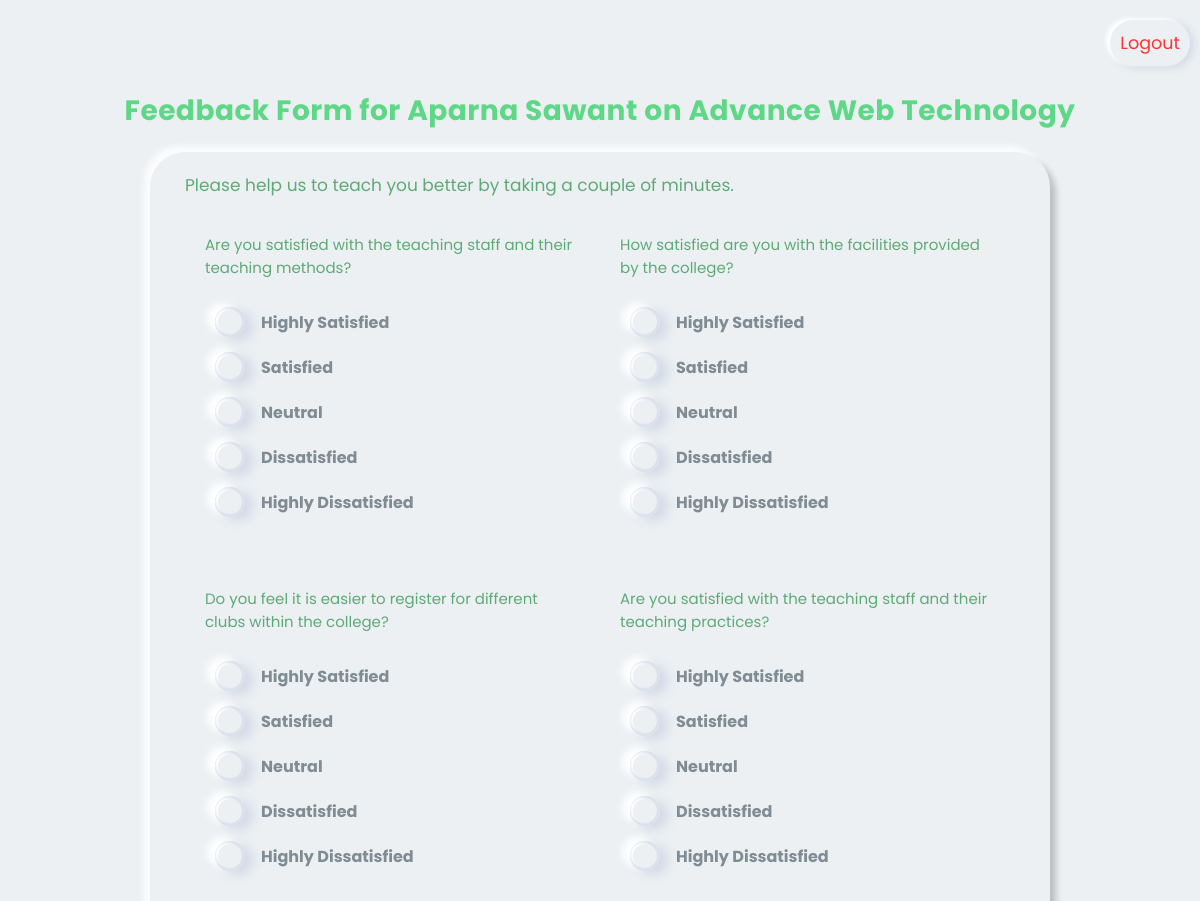
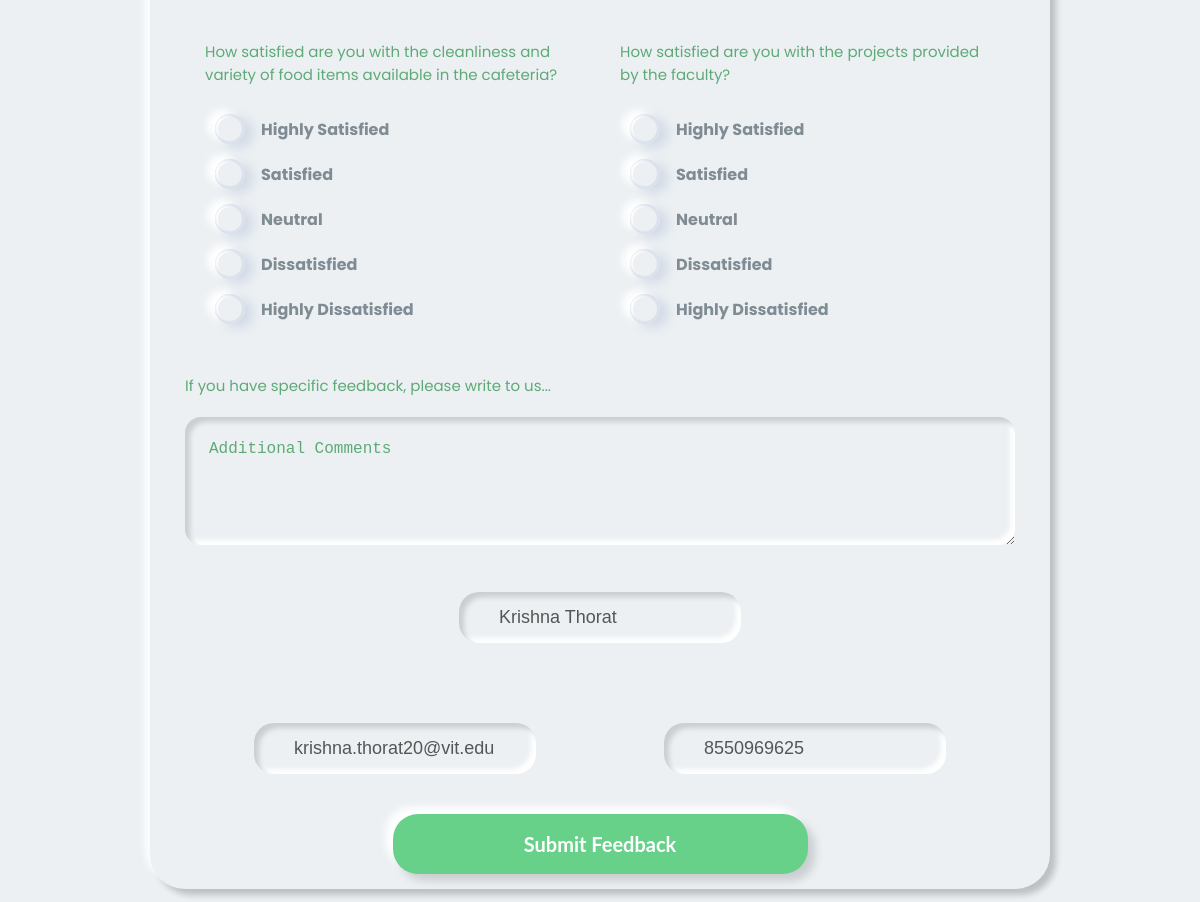
Page /feedback.php?sub_id=5 (signed in) on the committed database (2 pictures, top to bottom).
### tables this page shows
CREATE TABLE `teacher_subjects` (
  `sub_id` int(11) NOT NULL,
  `t_id` int(11) NOT NULL,
  `branch` varchar(255) NOT NULL,
  `sub_year` varchar(255) NOT NULL,
  `sub_name` varchar(255) NOT NULL
);

CREATE TABLE `teachers` (
  `t_id` int(11) NOT NULL,
  `t_name` varchar(255) NOT NULL,
  `t_email` varchar(255) NOT NULL,
  `t_password` varchar(255) NOT NULL,
  `t_phone` varchar(255) NOT NULL
);

CREATE TABLE `students` (
  `s_id` int(11) NOT NULL,
  `s_name` varchar(255) NOT NULL,
  `s_email` varchar(255) NOT NULL,
  `s_password` varchar(255) NOT NULL,
  `s_phone` varchar(255) NOT NULL,
  `s_branch` varchar(255) NOT NULL,
  `s_year` varchar(255) NOT NULL
);

### includes/session.php (called while the page is built, shortened)
<?php
include("connection.php");
$user_check = $_SESSION['student_login'];
$ses_sql = "select s_id, s_name, s_email, s_branch, s_year from students where s_email = '$user_check' ";
$ses_res = $conn->query($ses_sql);
$row = $ses_res->fetch_array(MYSQLI_ASSOC);
$login_session_id = (int)$row['s_id'];

### includes/feedback-functions.php (called while the page is built, shortened)
<?php
include('includes/session.php');

### feedback.php (the view, shortened to what this page needs)
<?php
include('includes/feedback-functions.php');
$sql = "SELECT t_name, sub_name
        FROM teachers
        INNER JOIN teacher_subjects
        ON teacher_subjects.sub_id = " . $_GET['sub_id'];
$result = $conn->query($sql);
$row = $result->fetch_array(MYSQLI_ASSOC);
$sql1 = "SELECT s_id,s_name,s_email,s_phone from students where s_id = $login_session_id";
$student_data_for_values = $conn->query($sql1);
$row_for_student = $student_data_for_values->fetch_array(MYSQLI_ASSOC);
?>
<!DOCTYPE html>
<html lang="en">
<head>
    <link rel="stylesheet" href="assets/css/style.css" />
</head>
<body class="d-flex-center">
    <a class="kt-logout" href="logout.php">Logout</a>
    <div class="kt-title">Feedback Form for <?= $row['t_name'] . " on " . $row['sub_name']; ?> </div>
    <form class="kt-div" action="feedback.php?sub_id=<?= $_GET['sub_id']; ?>" method="POST">
        <div class="kt-sub-title">
            Please help us to teach you better by taking a couple of minutes.
        </div>
        <div class="kt-questions">
            <div class="kt-question">
                <div class="kt-text">
                    Are you satisfied with the teaching staff and their teaching methods?
                </div>
                <div class="radiogroup">
                    <div class="wrapper">
                        <label class="label" for="a1">
                            <div class="indicator"></div>
                            <span class="text">Highly Satisfied</span>
                        </label>
                    </div>
                    <div class="wrapper">
                        <label class="label" for="b1">
                            <div class="indicator"></div>
                            <span class="text">Satisfied</span>
                        </label>
                    </div>
                    <div class="wrapper">
                        <label class="label" for="c1">
                            <div class="indicator"></div>
                            <span class="text">Neutral</span>
                        </label>
                    </div>
                    <div class="wrapper">
                        <label class="label" for="d1">
                            <div class="indicator"></div>
                            <span class="text">Dissatisfied</span>
                        </label>
                    </div>
                    <div class="wrapper">
                        <label class="label" for="e1">
                            <div class="indicator"></div>
                            <span class="text">Highly Dissatisfied</span>
                        </label>
                    </div>
                </div>
            </div>
            <div class="kt-question">
                <div class="kt-text">
                    How satisfied are you with the facilities provided by the college?
                </div>
                <div class="radiogroup">
                    <div class="wrapper">
                        <label class="label" for="a2">
                            <div class="indicator"></div>
                            <span class="text">Highly Satisfied</span>
                        </label>
                    </div>
                    <div class="wrapper">
                        <label class="label" for="b2">
                            <div class="indicator"></div>
                            <span class="text">Satisfied</span>
                        </label>
                    </div>
                    <div class="wrapper">
                        <label class="label" for="c2">
                            <div class="indicator"></div>
                            <span class="text">Neutral</span>
                        </label>
                    </div>
                    <div class="wrapper">
                        <label class="label" for="d2">
                            <div class="indicator"></div>
                            <span class="text">Dissatisfied</span>
                        </label>
                    </div>
                    <div class="wrapper">
                        <label class="label" for="e2">
                            <div class="indicator"></div>
                            <span class="text">Highly Dissatisfied</span>
                        </label>
                    </div>
                </div>
            </div>
        </div>
        <div class="kt-questions">
            <div class="kt-question">
                <div class="kt-text">
                    Do you feel it is easier to register for different clubs within the college?
                </div>
                <div class="radiogroup">
                    <div class="wrapper">
                        <label class="label" for="a3">
                            <div class="indicator"></div>
                            <span class="text">Highly Satisfied</span>
                        </label>
                    </div>
                    <div class="wrapper">
                        <label class="label" for="b3">
                            <div class="indicator"></div>
                            <span class="text">Satisfied</span>
                        </label>
                    </div>
                    <div class="wrapper">
                        <label class="label" for="c3">
                            <div class="indicator"></div>
                            <span class="text">Neutral</span>
                        </label>
                    </div>
                    <div class="wrapper">
                        <label class="label" for="d3">
                            <div class="indicator"></div>
                            <span class="text">Dissatisfied</span>
                        </label>
                    </div>
                    <div class="wrapper">
                        <label class="label" for="e3">
                            <div class="indicator"></div>
                            <span class="text">Highly Dissatisfied</span>
                        </label>
                    </div>
                </div>
            </div>
            <div class="kt-question">
                <div class="kt-text">
                    Are you satisfied with the teaching staff and their teaching practices?
                </div>
                <div class="radiogroup">
                    <div class="wrapper">
                        <label class="label" for="a4">
                            <div class="indicator"></div>
                            <span class="text">Highly Satisfied</span>
                        </label>
                    </div>
                    <div class="wrapper">
                        <label class="label" for="b4">
                            <div class="indicator"></div>
                            <span class="text">Satisfied</span>
                        </label>
                    </div>
                    <div class="wrapper">
                        <label class="label" for="c4">
                            <div class="indicator"></div>
                            <span class="text">Neutral</span>
                        </label>
                    </div>
                    <div class="wrapper">
                        <label class="label" for="d4">
                            <div class="indicator"></div>
                            <span class="text">Dissatisfied</span>
                        </label>
                    </div>
                    <div class="wrapper">
                        <label class="label" for="e4">
                            <div class="indicator"></div>
                            <span class="text">Highly Dissatisfied</span>
                        </label>
                    </div>
                </div>
            </div>
        </div>
        <div class="kt-questions">
            <div class="kt-question">
                <div class="kt-text">
                    How satisfied are you with the cleanliness and variety of food items available in the cafeteria?
                </div>
                <div class="radiogroup">
                    <div class="wrapper">
                        <label class="label" for="a5">
                            <div class="indicator"></div>
                            <span class="text">Highly Satisfied</span>
                        </label>
                    </div>
                    <div class="wrapper">
                        <label class="label" for="b5">
                            <div class="indicator"></div>
                            <span class="text">Satisfied</span>
                        </label>
                    </div>
                    <div class="wrapper">
                        <label class="label" for="c5">
                            <div class="indicator"></div>
                            <span class="text">Neutral</span>
                        </label>
                    </div>
                    <div class="wrapper">
                        <label class="label" for="d5">
                            <div class="indicator"></div>
                            <span class="text">Dissatisfied</span>
                        </label>
                    </div>
                    <div class="wrapper">
                        <label class="label" for="e5">
                            <div class="indicator"></div>
                            <span class="text">Highly Dissatisfied</span>
                        </label>
                    </div>
                </div>
            </div>
            <div class="kt-question">
                <div class="kt-text">
                    How satisfied are you with the projects provided by the faculty?
                </div>
                <div class="radiogroup">
                    <div class="wrapper">
                        <label class="label" for="a6">
                            <div class="indicator"></div>
                            <span class="text">Highly Satisfied</span>
                        </label>
                    </div>
                    <div class="wrapper">
                        <label class="label" for="b6">
                            <div class="indicator"></div>
                            <span class="text">Satisfied</span>
                        </label>
                    </div>
                    <div class="wrapper">
                        <label class="label" for="c6">
                            <div class="indicator"></div>
                            <span class="text">Neutral</span>
                        </label>
                    </div>
                    <div class="wrapper">
                        <label class="label" for="d6">
                            <div class="indicator"></div>
                            <span class="text">Dissatisfied</span>
                        </label>
                    </div>
                    <div class="wrapper">
                        <label class="label" for="e6">
                            <div class="indicator"></div>
                            <span class="text">Highly Dissatisfied</span>
                        </label>
                    </div>
                </div>
            </div>
        </div>
        <div class="kt-text">
            If you have specific feedback, please write to us...
        </div>
        <textarea name="comment" id="scomment" placeholder="Additional Comments"></textarea>
        <div class="kt-input-fields">
            <div class="kt-name">
                <input type="text" name="sname" value='<?= $row_for_student['s_name']; ?>' disabled />
            </div>
        </div>
        <div class="kt-input-fields">
            <div class="kt-email">
                <input type="email" name="semail" value='<?= $row_for_student['s_email']; ?>' disabled />
            </div>
            <div class="kt-mobile">
                <input type="text" name="sphone" value='<?= $row_for_student['s_phone']; ?>' disabled />
            </div>
        </div>
        <div class="kt-buttonWrapper">
            <button type="submit" name="submit_feedback" class="kt-button">Submit Feedback</button>
        </div>
    </form>
</body>
</html>

### assets/css/style.css (style rules this page uses)
* { margin: 0; padding: 0; box-sizing: border-box; }
body { padding: 20px 0; font-family: "Poppins", sans-serif; font-weight: 700; color: #555; background: #ecf0f3; }
.d-flex-center { display: flex; flex-direction: column; align-items: center; justify-content: center; }
.kt-div { width: 75%; padding: 20px 35px 15px 35px; margin-top: 20px; border-radius: 35px; background: #ecf0f3; box-shadow: -6px -6px 6px rgba(255, 255, 255, 0.8), 6px 6px 6px rgba(0, 0, 0, 0.2); }
.kt-title { font-size: 28px; padding-top: 24px; letter-spacing: 0.5px; color: #5ed887; }
.kt-sub-title { font-size: 17px; font-weight: normal; color: #5eaa77; }
.kt-text { font-size: 15px; font-weight: normal; padding-top: 15px; color: #5eaa77; }
.kt-questions { display: flex; justify-content: space-between; }
.kt-question { width: 50%; justify-self: start; padding: 20px; }
.kt-input-fields { width: 100%; padding: 20px 5px 20px 5px; display: flex; justify-content: space-around; }
.kt-input-fields input { border: none; outline: none; background: none; font-size: 18px; color: #555; padding: 15px 10px 15px 5px; }
.kt-email, .kt-name, .kt-mobile { margin: 20px; border-radius: 20px; box-shadow: inset 5px 5px 5px #cbced1, inset -5px -5px 5px #ffffff; }
.kt-buttonWrapper { width: 100%; display: flex; justify-content: center; }
.kt-button { outline: none; border: none; cursor: pointer; width: 50%; height: 60px; border-radius: 25px; font-size: 20px; font-weight: 700; font-family: "Lato", sans-serif; color: #fff; text-align: center; background: #67d18a; box-shadow: 7px 7px 8px #cbced1, -7px -7px 8px #ffffff; transition: 0.5s; }
.radiogroup { padding-left: 10px; padding-top: 20px; }
.wrapper { margin: 8px 0; }
.label { display: inline-flex; align-items: center; cursor: pointer; color: #394a56; }
.text { margin-left: 16px; opacity: 0.6; transition: opacity 0.2s linear, transform 0.2s ease-out; }
.indicator { position: relative; border-radius: 50%; height: 30px; width: 30px; box-shadow: -8px -4px 8px 0px #ffffff, 8px 4px 12px 0px #d1d9e6; background-color: #d1d9e6; overflow: hidden; }
.indicator::before, .indicator::after { content: ""; position: absolute; top: 10%; left: 10%; height: 80%; width: 80%; border-radius: 50%; }
.indicator::before { box-shadow: -4px -2px 4px 0px #d1d9e6, 4px 2px 8px 0px #fff; }
.indicator::after { background-color: #ecf0f3; box-shadow: -4px -2px 4px 0px #fff, 4px 2px 8px 0px #d1d9e6; transform: scale3d(1, 1, 1); transition: opacity 0.25s ease-in-out, transform 0.25s ease-in-out; }
textarea { -webkit-tap-highlight-color: transparent; width: 100%; min-height: 8rem; margin-top: 20px; padding: 1rem 1.5rem; font-size: 1rem; line-height: 2rem; font-weight: 300; background: #ffffff; border: none; border-radius: 1rem; outline: none; box-shadow: inset 5px 5px 5px #cbced1, inset -5px -5px 5px #ffffff; resize: vertical; transition: ease 0.2s; }
textarea::placeholder { color: #5eaa77; font-size: large; }
.kt-logout { align-self: flex-end; text-decoration: none; padding: 10px; margin: 0 10px; font-size: 1.1em; border-radius: 40px; border-style: none; color: #ff3333; font-weight: normal; background-color: #ecf0f3; box-shadow: -4px -2px 4px 0px #fff, 4px 2px 8px 0px #d1d9e6; }

### rows in the picture
teacher_subjects: t.t_name "Aparna Sawant", sub_name "Advance Web Technology"
students: sname "Krishna Thorat", semail "krishna.thorat20@vit.edu", sphone "8550969625"
